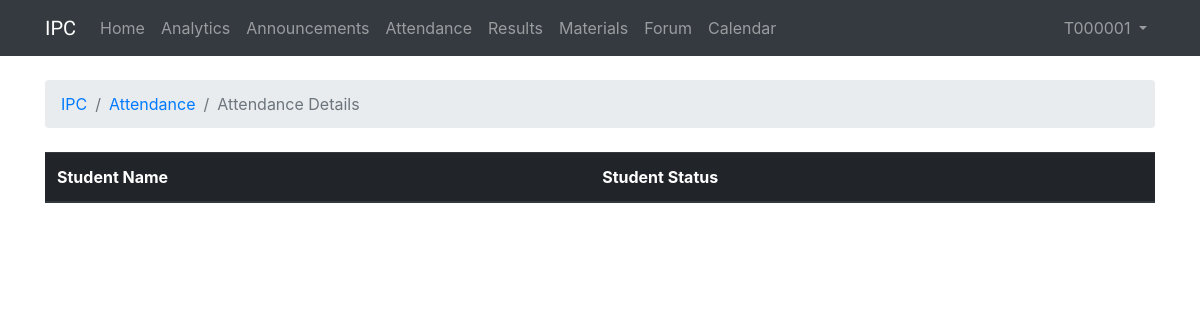
Before: /1/attendance/18/detail (signed in) with the older database file.
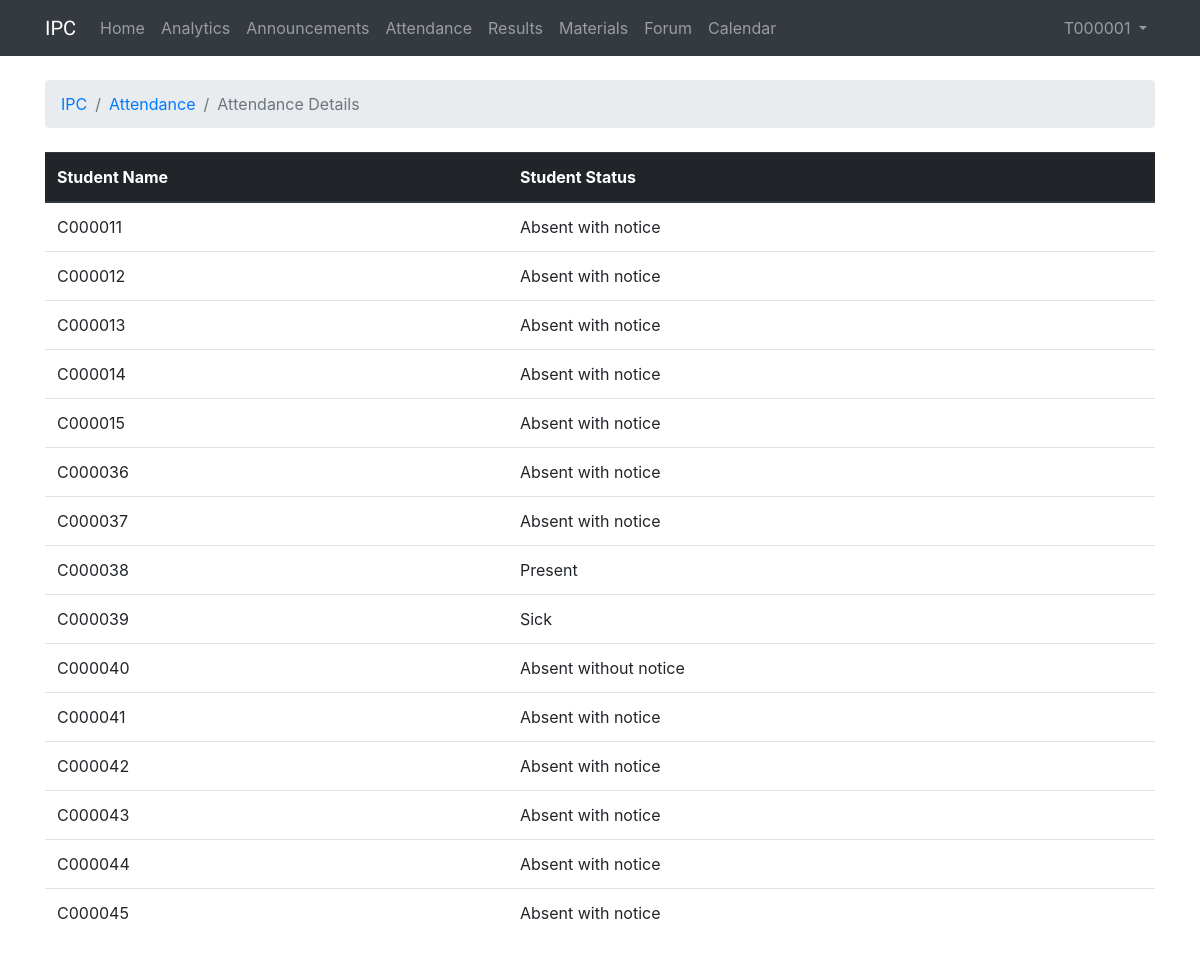
After: the same page with the newer database file.
### IPC/models.py (models this page shows, shortened)
class DailyAttendance(models.Model):
    dailyAttendanceStudentStatus = models.ForeignKey(AttendanceStatus, on_delete=models.CASCADE,)
    dailyAttendanceStudentId = models.ForeignKey(User, on_delete=models.CASCADE,)
    dailyAttendanceAttendanceId = models.ForeignKey(Attendance, on_delete=models.CASCADE,)

class AttendanceStatus(models.Model):
    attendanceStatusName = models.CharField(max_length=255)
    attendanceStatusDesc = models.TextField(max_length=4000)
    def __str__(self):
        return self.attendanceStatusName

### IPC/views.py (the view)
# urls.py: path('<int:course_id>/attendance/<int:attendance_id>/detail', views.course_attendance_detail, name='course_attendance_detail'),
@login_required
def course_attendance_detail(request, course_id, attendance_id):
    attendancesDetails = list(DailyAttendance.objects.filter(dailyAttendanceAttendanceId=attendance_id).order_by('dailyAttendanceStudentId'))
    return render(request, 'attendance_detail.html', {'attendancesDetails': attendancesDetails,
                                                      'course_id': course_id,})

### templates/attendance_detail.html (shortened to what this page needs)
{% extends 'base.html' %}
{% block breadcrumb %}
  <li class="breadcrumb-item"><a href="{% url 'course' %}">IPC</a></li>
  <li class="breadcrumb-item"><a href="{% url 'course_attendance' course_id=course_id %}">Attendance</a></li>
  <li class="breadcrumb-item active">Attendance Details</li>
{% endblock %}
{% block content %}
  <table class="table">
    <thead class="thead-dark">
      <tr>
        <th>Student Name</th>
        <th>Student Status</th>
      </tr>
    </thead>
    <tbody>
      {% for attendancesDetail in attendancesDetails %}
        <tr>
          <td>{{ attendancesDetail.dailyAttendanceStudentId }}</td>
          <td>{{ attendancesDetail.dailyAttendanceStudentStatus }}</td>
        </tr>
      {% endfor %}
    </tbody>
  </table>
{% endblock %}

Changed rows visible on the page:
added DailyAttendance: dailyAttendanceStudentId "C000011", dailyAttendanceStudentStatus "Absent with notice"
added DailyAttendance: dailyAttendanceStudentId "C000012", dailyAttendanceStudentStatus "Absent with notice"
added DailyAttendance: dailyAttendanceStudentId "C000013", dailyAttendanceStudentStatus "Absent with notice"
added DailyAttendance: dailyAttendanceStudentId "C000014", dailyAttendanceStudentStatus "Absent with notice"
added DailyAttendance: dailyAttendanceStudentId "C000015", dailyAttendanceStudentStatus "Absent with notice"
added DailyAttendance: dailyAttendanceStudentId "C000036", dailyAttendanceStudentStatus "Absent with notice"
added DailyAttendance: dailyAttendanceStudentId "C000037", dailyAttendanceStudentStatus "Absent with notice"
added DailyAttendance: dailyAttendanceStudentId "C000038", dailyAttendanceStudentStatus "Present"
added DailyAttendance: dailyAttendanceStudentId "C000039", dailyAttendanceStudentStatus "Sick"
added DailyAttendance: dailyAttendanceStudentId "C000040", dailyAttendanceStudentStatus "Absent without notice"
added DailyAttendance: dailyAttendanceStudentId "C000041", dailyAttendanceStudentStatus "Absent with notice"
added DailyAttendance: dailyAttendanceStudentId "C000042", dailyAttendanceStudentStatus "Absent with notice"
added DailyAttendance: dailyAttendanceStudentId "C000043", dailyAttendanceStudentStatus "Absent with notice"
added DailyAttendance: dailyAttendanceStudentId "C000044", dailyAttendanceStudentStatus "Absent with notice"
added DailyAttendance: dailyAttendanceStudentId "C000045", dailyAttendanceStudentStatus "Absent with notice"
